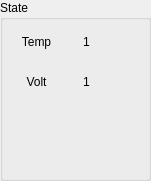
  <widget class="QGroupBox" name="groupBox_6">
   <property name="geometry">
    <rect>
     <x>870</x>
     <y>40</y>
     <width>151</width>
     <height>181</height>
    </rect>
   </property>
   <property name="title">
    <string>State</string>
   </property>
   <widget class="QLabel" name="label_36">
    <property name="geometry">
     <rect>
      <x>20</x>
      <y>30</y>
      <width>33</width>
      <height>23</height>
     </rect>
    </property>
    <property name="lineWidth">
     <number>1</number>
    </property>
    <property name="text">
     <string>Temp</string>
    </property>
    <property name="alignment">
     <set>Qt::AlignCenter</set>
    </property>
   </widget>
   <widget class="QLabel" name="label_37">
    <property name="geometry">
     <rect>
      <x>20</x>
      <y>70</y>
      <width>33</width>
      <height>23</height>
     </rect>
    </property>
    <property name="lineWidth">
     <number>1</number>
    </property>
    <property name="text">
     <string>Volt</string>
    </property>
    <property name="alignment">
     <set>Qt::AlignCenter</set>
    </property>
   </widget>
   <widget class="QLabel" name="label_Temp">
    <property name="geometry">
     <rect>
      <x>70</x>
      <y>30</y>
      <width>33</width>
      <height>23</height>
     </rect>
    </property>
    <property name="lineWidth">
     <number>1</number>
    </property>
    <property name="text">
     <string>1</string>
    </property>
    <property name="alignment">
     <set>Qt::AlignCenter</set>
    </property>
   </widget>
   <widget class="QLabel" name="label_Volt">
    <property name="geometry">
     <rect>
      <x>70</x>
      <y>70</y>
      <width>33</width>
      <height>23</height>
     </rect>
    </property>
    <property name="lineWidth">
     <number>1</number>
    </property>
    <property name="text">
     <string>1</string>
    </property>
    <property name="alignment">
     <set>Qt::AlignCenter</set>
    </property>
   </widget>
  </widget>
